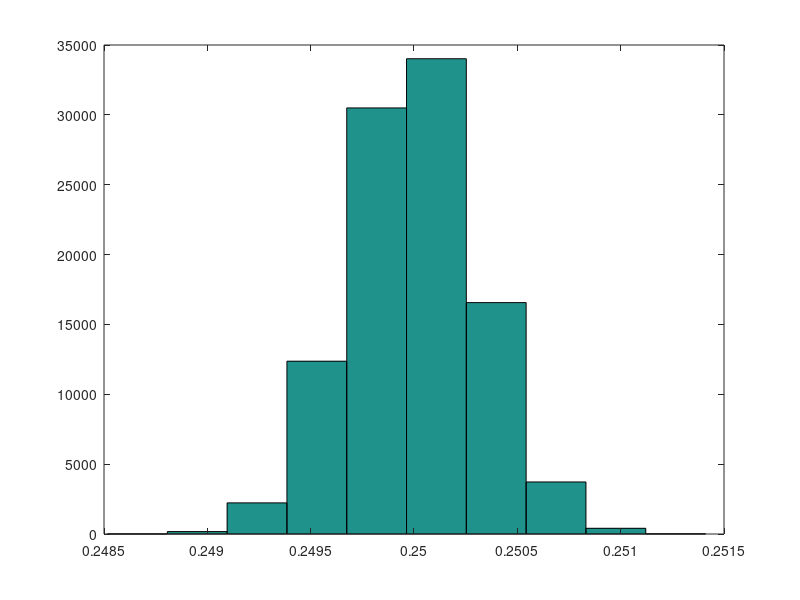
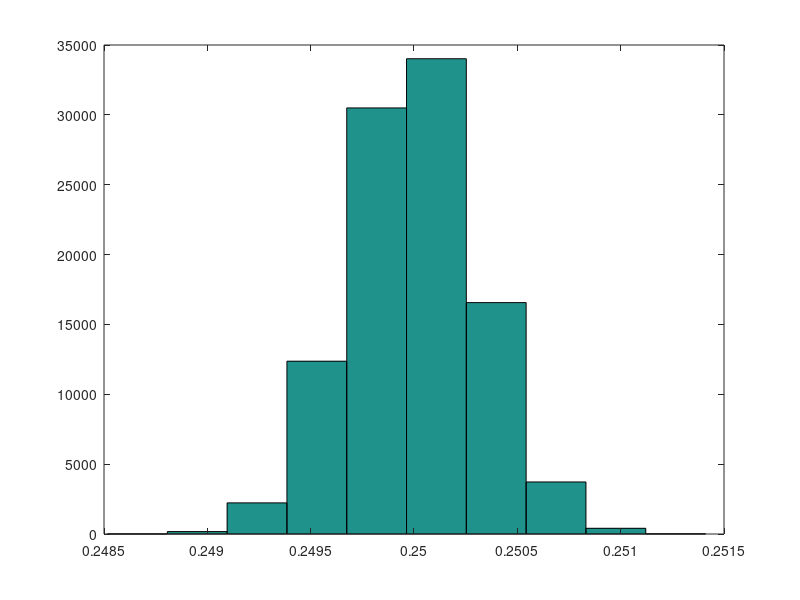
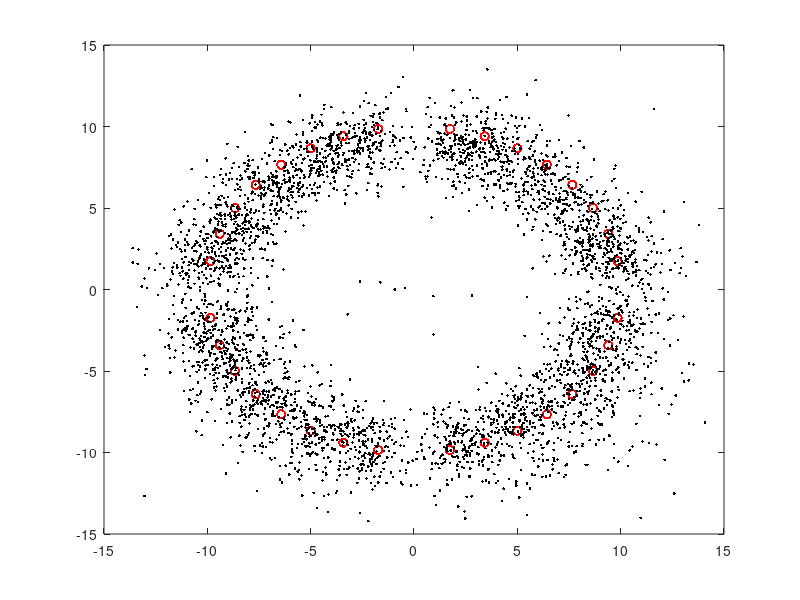
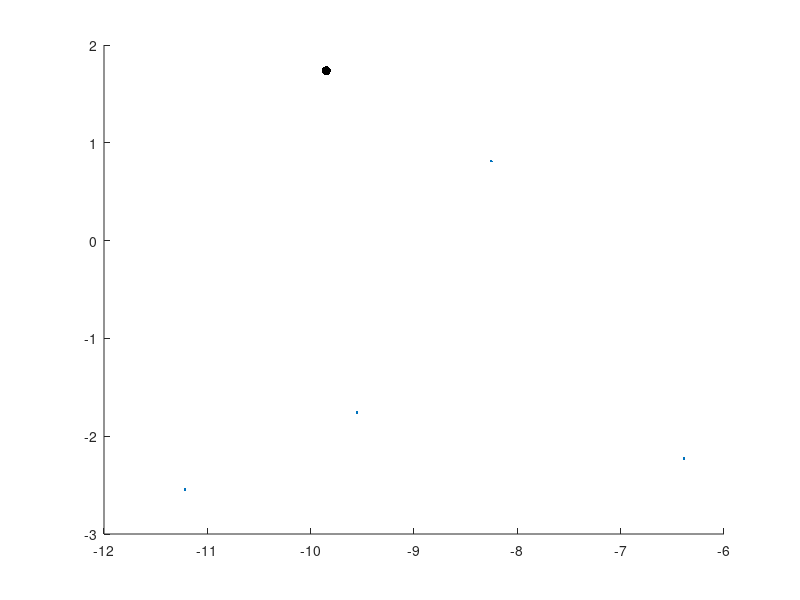

Recreate these plots in MATLAB, in order. (Note: this script raises an error after producing the figures.)
%% understanding Jbar, tau, and sigma

sigma = 5;
Jbar = 16;
tau = .0001;

nSamps = 1e5;
samps = sqrt(1./gamrnd(Jbar/tau,tau,1,nSamps));

hist(1./samps.^2)
hist(samps)

figure; hist(samps)
mean(samps)

%% ==========================================================
%             STUFF WITH ACTUAL DATA!
% ===========================================================
% 08.25.2016

% load in data file
load('group_data.mat')

% rename useful columns of group_data.mat
data_subj = group_data(:,1);
data_priority = group_data(:,2);
data_discsize = group_data(:,4);
response_x = group_data(:,6);
response_y = group_data(:,7);
target_x = 10*cosd(group_data(:,13)); % x location
target_y = 10*sind(group_data(:,13)); % y location

% 
idx = find(isnan(response_x) | isnan(response_y) | isnan(target_x) | isnan(target_y)  ); % delete nans 
response_x(idx) = [];
response_y(idx) = [];
target_x(idx) = [];
target_y(idx) = [];
data_priority(idx) = [];
data_subj(idx) = [];
data_discsize(idx) = [];

% errors
error_x = response_x - target_x;
error_y = response_y - target_y;
error_euclid = sqrt(error_x.^2 + error_y.^2);

idx = error_euclid > 13;
idx = idx | (data_discsize > 13); % delete stuff with disc size > 13
error_x(idx) = [];
error_y(idx) = [];
error_euclid(idx) = [];
response_x(idx) = [];
response_y(idx) = [];
target_x(idx) = [];
target_y(idx) = [];
data_priority(idx) = [];
data_subj(idx) = [];
data_discsize(idx) = [];

% % project everything onto first quadrant
% sign_x = sign(target_x);
% sign_y = sign(target_y);
% response_x = response_x.*sign_x;
% response_y = response_y.*sign_y;
% target_x = target_x.*sign_x;
% target_y = target_y.*sign_y;

% priority and subject numbers
priorityVec = unique(data_priority); % priority condition
nPriorities = length(priorityVec);
titleVec = {'low','med','high'};
subjVec = unique(data_subj);
nSubj = length(subjVec);

% changing to polar coordinates
[target_theta, target_rho] = cart2pol(target_x,target_y);
[response_theta, response_rho] = cart2pol(response_x,response_y);

% errors
error_rho = response_rho - target_rho;
error_theta = response_theta - target_theta;



%% plot raw data (targets and responses)
figure;
plot(target_x,target_y,'ro')
hold on; 
plot(response_x,response_y,'k.')

%% plotting mean and covariance plot of each of 8 target locations
% best if you project onto one quadrant (see section above)

for isubj = 1:nSubj
    subjnum = subjVec(isubj);
    
    for ipriority = 1:nPriorities;
        priority = priorityVec(ipriority);
        
        figure;
        targets_x = unique(target_x);
        for itarget = 1:length(targets_x);
            currtarget_y = target_y(find(target_x == targets_x(itarget),1,'first')); % value of corresponding y_cordingate
            idxx = target_x == targets_x(itarget); % trials which have the correct target
            idxxx = idxx & (data_priority == priority) & (data_subj == subjnum); % correct target, priority condition, and subject number
            
            hold on;
            plot(targets_x(itarget),currtarget_y,'k.','MarkerSize',20)
            plot(response_x(idxxx),response_y(idxxx),'.')
            
            % get and plot cov circle for each target
            responses = [response_x(idxxx) response_y(idxxx)];
            covMat = cov(responses);
            circle = bsxfun(@plus,mean(responses),[cos(linspace(0,2*pi,50))' sin(linspace(0,2*pi,50))']*covMat);
            plot(circle(:,1),circle(:,2),'Color',aspencolors('coral')); % plot covariance circle
            
        end
        defaultplot;
        title(['subj' num2str(subjnum) ' ' titleVec{ipriority} ' priority'])
        axis equal
%         savefig(gcf,['subj' num2str(subjnum) '_' titleVec{ipriority} ])
%         savefig(gcf,['subj' num2str(subjnum) '_' titleVec{ipriority} '.png' ])
    end
end

%% plot of distribution of error and disc size with priority
nBins = 25;

% z-score subject data
standardized_discsize = nan(size(data_discsize));
standardized_error = nan(size(error_euclid));
for isubj = 1:nSubj
    subjnum = subjVec(isubj);
    
    idx = data_subj == subjnum;
    
    discsize = data_discsize(idx);
    euclideanerror = error_euclid(idx);
    
    % standardize them
    discsize = (discsize - mean(discsize))./std(discsize);
    euclideanerror = (euclideanerror - mean(euclideanerror))./std(euclideanerror);
    
    % put them back
    standardized_error(idx) = euclideanerror;
    standardized_discsize(idx) = discsize;    
end

colorVec = {'k','b','r'};
figure; hold on;
centers = linspace(-4,12,nBins);
for ipriority = 1:nPriorities;
    priority = priorityVec(ipriority);
    
    idx = data_priority == priority; 
        [counts,centers] = hist(standardized_error(idx),centers);
%     [counts,centers] = hist(standardized_discsize(idx),centers);
    counts = counts./sum(counts);
    
    plot(centers,counts,colorVec{ipriority})
    
end
defaultplot

%% main effects of error and disc size from priority

discsizeMat = nan(nSubj,nPriorities);
euclideanerrorMat = discsizeMat;
rhoerrorMat = discsizeMat; thetaerrorMat = discsizeMat;
for isubj = 1:nSubj;
    subjnum = subjVec(isubj);
    
    for ipriority = 1:nPriorities;
        priority = priorityVec(ipriority);
        
        idx = (data_subj == subjnum) & (data_priority == priority); % indices of trials for current subject
        
        % euclidean error
        euclideanerrorMat(isubj,ipriority) = mean(error_euclid(idx));
        euclideanvarMat(isubj,ipriority) = var(error_euclid(idx));
        
        % mean other errors
        rhoerrorMat(isubj,ipriority) = mean(error_rho(idx));
        thetaerrorMat(isubj,ipriority) = mean(error_theta(idx));
        
        % mean disc size
        discsizeMat(isubj,ipriority) = mean(data_discsize(idx));
    end
    
end

% mean euclidean error main effect
figure;
meaneucliderror = mean(euclideanerrorMat);
semeucliderror = std(euclideanerrorMat)/sqrt(nSubj);
errorbar(meaneucliderror,semeucliderror,'k','LineStyle','none')
set(gca,'XTick',[1 2 3],'XTickLabel',[0.1 0.3 0.6])
xlabel('priority'); title('mean euclidean error'); defaultplot;

% var euclidean error main effect
figure;
meanvareucliderror = mean(euclideanvarMat);
semvareucliderror = std(euclideanvarMat)/sqrt(nSubj);
errorbar(meanvareucliderror,semvareucliderror,'k','LineStyle','none')
set(gca,'XTick',[1 2 3],'XTickLabel',[0.1 0.3 0.6])
xlabel('priority'); title('euclidean error variance'); defaultplot;

% % mean disc size
% figure;
% meandiscsize = mean(discsizeMat);
% semdiscsize = std(discsizeMat)/sqrt(nSubj);
% errorbar(meandiscsize,semdiscsize,'k','LineStyle','none')
% set(gca,'XTick',[1 2 3],'XTickLabel',[0.1 0.3 0.6])
% xlabel('priority'); title('discsize'); defaultplot;

%% plotting bias as a function of priority across or within each subject

aveplot = 1;
indvlplot = 0;

biasVec_theta = nan(nSubj,nPriorities);
varVec_theta = nan(nSubj,nPriorities);
biasVec_rho = nan(nSubj,nPriorities);
varVec_rho = nan(nSubj,nPriorities);
for isubj = 1:nSubj % for each subject
    subjnum = subjVec(isubj);
    
    for ipriority = 1:nPriorities % for each priority
        priority = priorityVec(ipriority);
        idx = (data_subj == subjnum) & (data_priority == priority); % indices of trials for current subject
        
        % calculating bias and variance of rho and theta
        biasVec_rho(isubj,ipriority) = mean(error_rho(idx));
        varVec_rho(isubj,ipriority) = var(error_rho(idx));
        biasVec_theta(isubj,ipriority) = mean(error_theta(idx));
        varVec_theta(isubj,ipriority) = var(error_theta(idx));
    end
    
    if (indvlplot)
        figure;
        subplot(2,2,1); 
        plot(biasVec_rho(isubj,:),'ko')
        title('bias rho')
        defaultplot;
        
        subplot(2,2,2); 
        plot(biasVec_theta(isubj,:),'ko')
        title('bias theta')
        defaultplot;
        
        subplot(2,2,3); 
        plot(varVec_rho(isubj,:),'ko')
        title('variance rho')
        defaultplot;
        
        subplot(2,2,4); 
        plot(varVec_theta(isubj,:),'ko')
        title('variance theta')
        defaultplot;
        
        pause;
    end
end

if (aveplot)
    figure;
    subplot(2,2,1);
    mean_bias_rho = mean(biasVec_rho);
    sem_bias_rho = std(biasVec_rho)/sqrt(size(biasVec_rho,1));
    errorbar(mean_bias_rho,sem_bias_rho,'k')
    set(gca,'XTick',[1 2 3],'XTickLabel',[0.1 0.3 0.6])
    xlabel('priority'); title('bias rho'); defaultplot;
    
    subplot(2,2,2);
    mean_bias_theta = mean(biasVec_theta);
    sem_bias_theta = std(biasVec_theta)/sqrt(size(biasVec_theta,1));
    errorbar(mean_bias_theta,sem_bias_theta,'k')
    set(gca,'XTick',[1 2 3],'XTickLabel',[0.1 0.3 0.6])
    xlabel('priority'); title('bias theta'); defaultplot;
    
    subplot(2,2,3);
    mean_var_rho = mean(varVec_rho);
    sem_var_rho = std(varVec_rho)/sqrt(size(varVec_rho,1));
    errorbar(mean_var_rho,sem_var_rho,'k')
    set(gca,'XTick',[1 2 3],'XTickLabel',[0.1 0.3 0.6])
    xlabel('priority'); title('variance rho'); defaultplot;
    
    subplot(2,2,4);
    mean_var_theta = mean(varVec_theta);
    sem_var_theta = std(varVec_theta)/sqrt(size(varVec_theta,1));
    errorbar(mean_var_theta,sem_var_theta,'k')
    set(gca,'XTick',[1 2 3],'XTickLabel',[0.1 0.3 0.6])
    xlabel('priority'); title('variance theta'); defaultplot;
end

%% scatterplot of disc size vs error (euclidean or circular tangential)

plot(data_discsize,error_euclid,'.')

%% plot of variances for different priorities (with cov matrix)

% project everything onto first quadrant (may or may not have already done
% this)
sign_x = sign(target_x);
sign_y = sign(target_y);
response_x = response_x.*sign_x;
response_y = response_y.*sign_y;
target_x = target_x.*sign_x;
target_y = target_y.*sign_y;

% changing to polar coordinates
[target_theta, target_rho] = cart2pol(target_x,target_y);
[response_theta, response_rho] = cart2pol(response_x,response_y);

% collapse them all onto the same spot
error_x = response_x - target_x;
error_y = response_y - target_y;

colorVec = {'r','b','k'};
figure; 
for ipriority = 1:nPriorities
    priority = priorityVec(ipriority);
    idx = (data_priority == priority); % indices of trials for current priority
    
    % plot target and responses
    subplot(2,2,ipriority); hold on
    plot(error_x(idx),error_y(idx),'.','Color',[0.7 0.7 0.7]) % errors
    plot(0,0,'k.','MarkerSize',14) % target
    title(num2str(priority))
    defaultplot
    
    % plot covariance matrix
    covMat = cov([error_x(idx) error_y(idx)]);
    circle = bsxfun(@plus,mean([error_x(idx) error_y(idx)]),[cos(linspace(0,2*pi,50))' sin(linspace(0,2*pi,50))']*covMat);
    plot(circle(:,1),circle(:,2),colorVec{ipriority}); % plot covariance circle
    
    % plot just covariance matrices on top of one another
    subplot(2,2,4); hold on
    plot(circle(:,1),circle(:,2),colorVec{ipriority}); % plot covariance circle
    axis([-10 10 -20 20])
    defaultplot
end

%% calculate correlation coefficient between euclidean error and discsize

standardized_discsize = nan(size(data_discsize));
standardized_error = nan(size(error_euclid));
for isubj = 1:nSubj
    subjnum = subjVec(isubj);
    
    idx = data_subj == subjnum;
    
    discsize = data_discsize(idx);
    euclideanerror = error_euclid(idx);
    
    % standardize them
    discsize = (discsize - mean(discsize))./std(discsize);
    euclideanerror = (euclideanerror - mean(euclideanerror))./std(euclideanerror);
    
    % put them back
    standardized_error(idx) = euclideanerror;
    standardized_discsize(idx) = discsize;    
end

% overall coreelation
[r,p] = corrcoef(standardized_error,standardized_discsize)

rVec = nan(1,nPriorities); pVec = rVec;
for ipriority = 1:nPriorities;
    priority = priorityVec(ipriority);
    idx = data_priority == priority;
    
    [r,p] = corrcoef(standardized_error(idx),standardized_discsize(idx));
    rVec(ipriority) = r(2);
    pVec(ipriority) = p(2);
end


%% plotting quantile bins of error with discsize

nQuantiles = 5;
meandiscsizeVec = nan(nSubj,nPriorities,nQuantiles);
meaneuclideanerrorVec = meandiscsizeVec; 
meanangularerrorVec = meandiscsizeVec;

for isubj = 1:nSubj
    subjnum = subjVec(isubj);
    
    idx = (data_subj == subjnum);
    
    % get the relevant informtion for current subject and priority
    Discsize = data_discsize(idx);
    Euclideanerror = error_euclid(idx);
    Angularerror = error_theta(idx);
    PriorityVec = data_priority(idx);
    
    % standardizing discsize data
    Discsize = (Discsize - mean(Discsize))./std(Discsize);
    Euclideanerror = (Euclideanerror - mean(Euclideanerror))./std(Euclideanerror);
    
    for ipriority = 1:nPriorities
        priority = priorityVec(ipriority);
        
        idxx = (PriorityVec == priority); % correct subject number and priority
        
        % get the relevant informtion for current subject and priority
        discsize = Discsize(idxx);
        euclideanerror = Euclideanerror(idxx);
        angularerror = Angularerror(idxx);
        
        % sort by increasing discsize
        [discsize, I] = sort(discsize);
        euclideanerror = euclideanerror(I);
        angularerror = angularerror(I);
        
        % chop up into quantiles
        ndatapoints = length(discsize);
        idx_quantile = [0 round([1:nQuantiles].*(ndatapoints/nQuantiles))];

        for iquantile = 1:nQuantiles
            meandiscsizeVec(isubj,ipriority,iquantile) = mean(discsize(idx_quantile(iquantile)+1:idx_quantile(iquantile+1)));
            meaneuclideanerrorVec(isubj,ipriority,iquantile) = mean(euclideanerror(idx_quantile(iquantile)+1:idx_quantile(iquantile+1)));
            meanangularerrorVec(isubj,ipriority,iquantile) = mean(angularerror(idx_quantile(iquantile)+1:idx_quantile(iquantile+1)));
        end
        
    end
end

% means and SEMs across subjects
mean_discsize = squeeze(mean(meandiscsizeVec));
mean_euclideanerror = squeeze(mean(meaneuclideanerrorVec));
mean_angularerror = squeeze(mean(meanangularerrorVec));
sem_discsize = squeeze(std(meandiscsizeVec))/sqrt(nSubj);
sem_euclideanerror = squeeze(std(meaneuclideanerrorVec))/sqrt(nSubj);
sem_angularerror = squeeze(std(meanangularerrorVec))/sqrt(nSubj);

% plot euclidean error
colorVec = {'k','b','r'};
figure; hold on;
for ipriority = 1:nPriorities;
    errorbar(mean_discsize(ipriority,:),mean_euclideanerror(ipriority,:),sem_euclideanerror(ipriority,:),colorVec{ipriority});
end
defaultplot;
ylabel('euclidean error')
xlabel('disc size quantile')


% % plot
% figure; hold on;
% for ipriority = 1:nPriorities;
%     errorbar(mean_angularerror(ipriority,:),sem_angularerror(ipriority,:),colorVec{ipriority});
% end
% defaultplot;
% ylabel('angular error')
% xlabel('disc size quantile')
